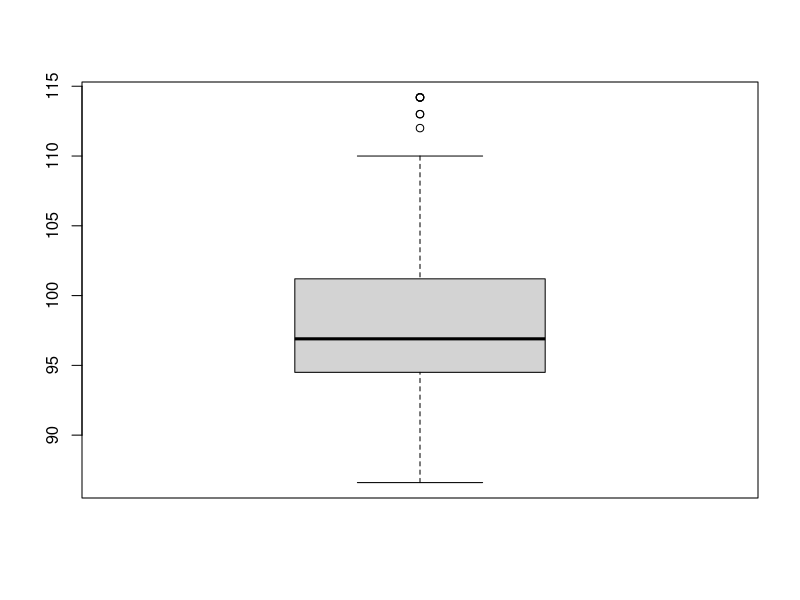
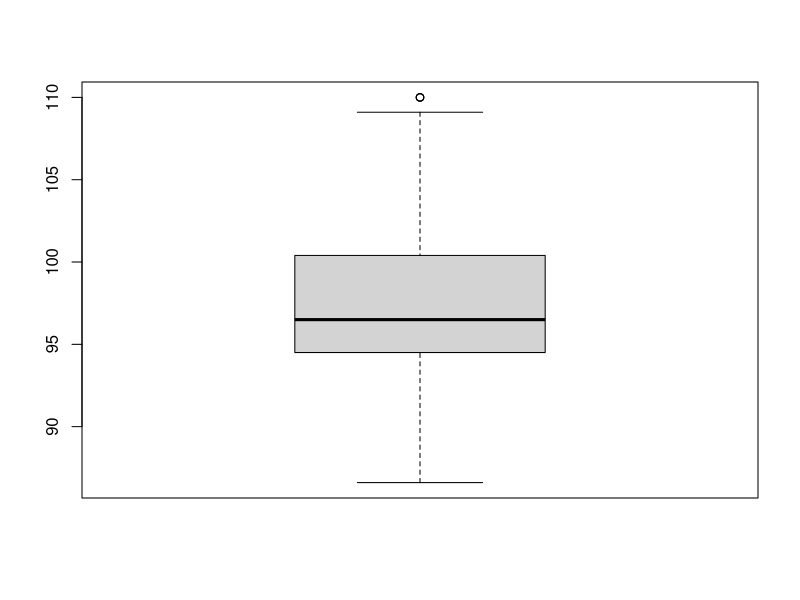
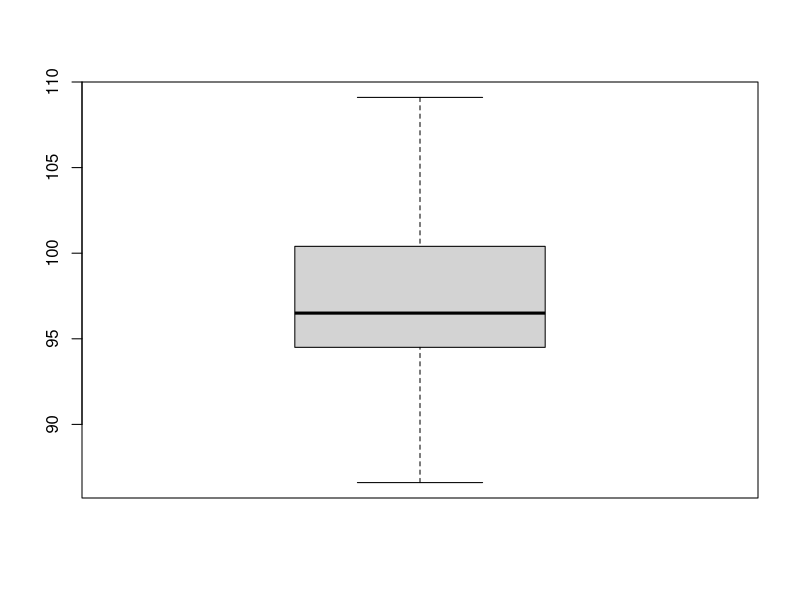
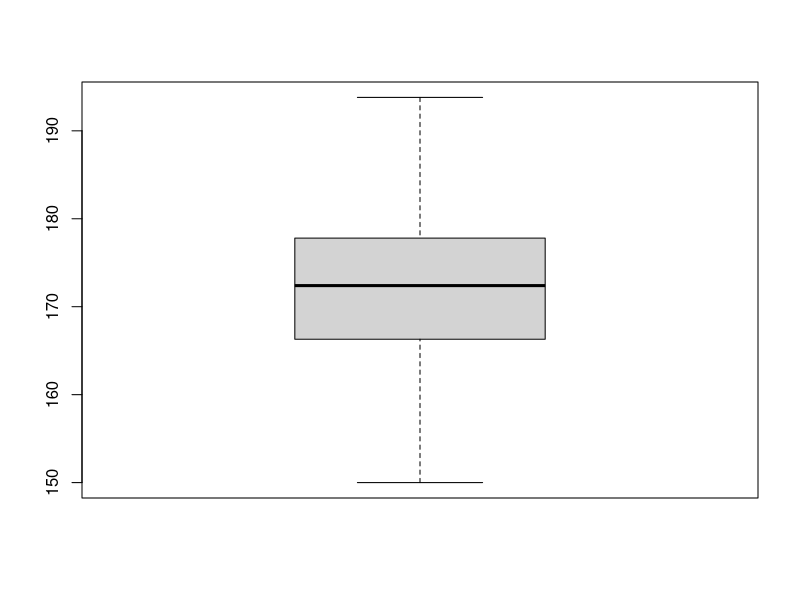
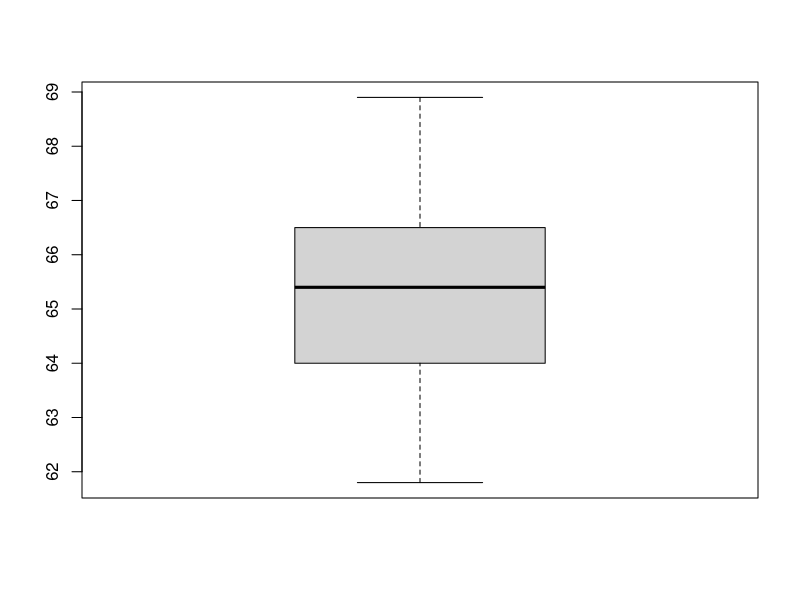
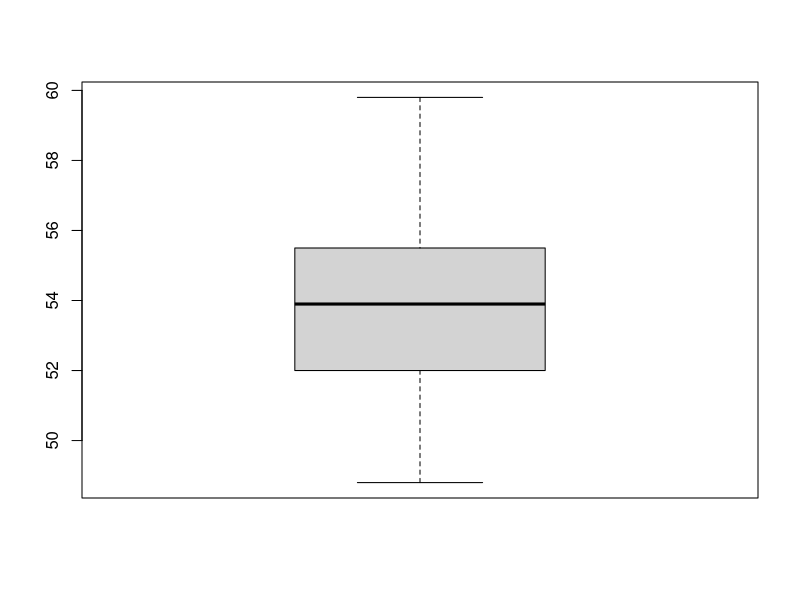
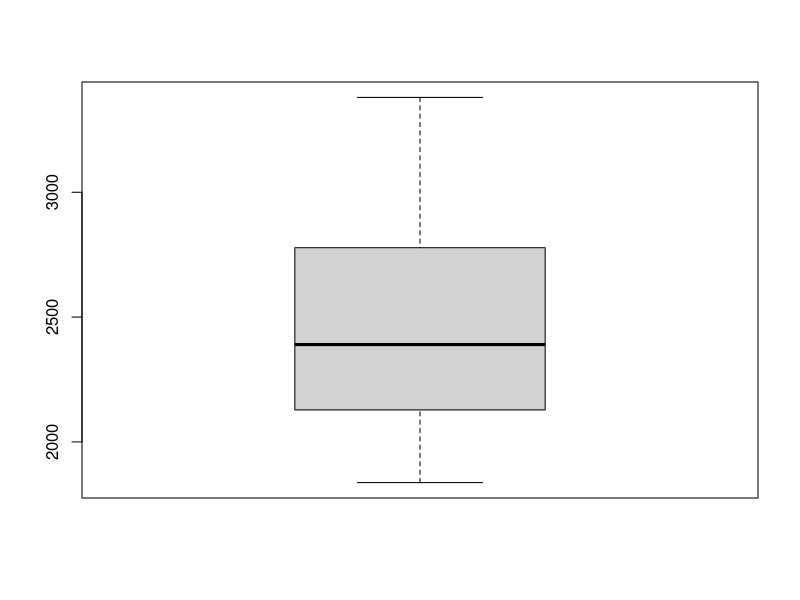
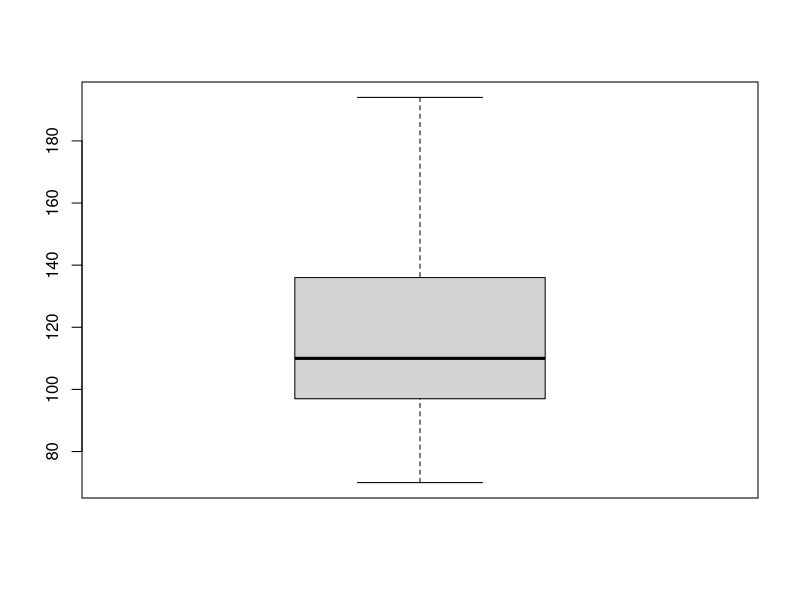

Recreate these plots in R, in order.
getwd()
setwd("C:/Users/engbi/OneDrive/Documents/GitHub/IT365/Week 6/Linear Regression using R")
car <- read.csv("CarPrice.csv")

wheelBP <- car
oWheel <- boxplot(wheelBP$wheelbase, plot = FALSE)$out
wheelBP <- wheelBP[-which(wheelBP$wheelbase %in% oWheel),]
png("NWheel.png")
boxplot(wheelBP$wheelbase)
oWheel <- boxplot(wheelBP$wheelbase, plot = FALSE)$out
wheelBP <- wheelBP[-which(wheelBP$wheelbase %in% oWheel),]
png("NWheel.png")
boxplot(wheelBP$wheelbase)
oWheel <- boxplot(wheelBP$wheelbase, plot = FALSE)$out
wheelBP <- wheelBP[-which(wheelBP$wheelbase %in% oWheel),]
png("NWheel.png")
boxplot(wheelBP$wheelbase)
dev.off()

OLength <- boxplot(wheelBP$carlength, plot = FALSE)$out
wheelBP <- wheelBP[-which(wheelBP$carlength %in% OLength),]
png("NLength.png")
boxplot(wheelBP$carlength)
dev.off()

OWidth <- boxplot(wheelBP$carwidth, plot = FALSE)$out
wheelBP <- wheelBP[-which(wheelBP$carwidth %in% OWidth),]
png("NWidth.png")
boxplot(wheelBP$carwidth)
dev.off()

png("OHeight.png")
boxplot(wheelBP$carheight)
dev.off()

png("OWeight.png")
boxplot(wheelBP$curbweight)
dev.off()

OSize <- boxplot(wheelBP$enginesize, plot = FALSE)$out
wheelBP <- wheelBP[-which(wheelBP$enginesize %in% OSize),]
png("NSize.png")
boxplot(wheelBP$enginesize)
dev.off()

png("ORatio.png")
boxplot(wheelBP$boreratio)
dev.off()

OStroke <- boxplot(wheelBP$stroke, plot = FALSE)$out
wheelBP <- wheelBP[-which(wheelBP$stroke %in% OStroke),]
png("NStroke.png")
boxplot(wheelBP$stroke)
OStroke <- boxplot(wheelBP$stroke, plot = FALSE)$out
wheelBP <- wheelBP[-which(wheelBP$stroke %in% OStroke),]
png("NStroke.png")
boxplot(wheelBP$stroke)
dev.off()

OCompress <- boxplot(wheelBP$compressionratio, plot = FALSE)$out
wheelBP <- wheelBP[-which(wheelBP$compressionratio %in% OCompress),]
png("NCompress.png")
boxplot(wheelBP$compressionratio)
OCompress <- boxplot(wheelBP$compressionratio, plot = FALSE)$out
wheelBP <- wheelBP[-which(wheelBP$compressionratio %in% OCompress),]
png("NCompress.png")
boxplot(wheelBP$compressionratio)
dev.off()

OHorsepower <- boxplot(wheelBP$horsepower, plot = FALSE)$out
wheelBP <- wheelBP[-which(wheelBP$horsepower %in% OHorsepower),]
png("NHorsepower.png")
boxplot(wheelBP$horsepower)
dev.off()

OPeak <- boxplot(wheelBP$peakrpm, plot = FALSE)$out
wheelBP <- wheelBP[-which(wheelBP$peakrpm %in% OPeak),]
png("NPeak.png")
boxplot(wheelBP$peakrpm)
dev.off()

png("NCity.png")
boxplot(wheelBP$citympg)
dev.off()

png("NHighway.png")
boxplot(wheelBP$highwaympg)
dev.off()

OPrice <- boxplot(wheelBP$price, plot = FALSE)$out
wheelBP <- wheelBP[-which(wheelBP$price %in% OPrice),]
png("NPrice.png")
boxplot(wheelBP$price)
OPrice <- boxplot(wheelBP$price, plot = FALSE)$out
wheelBP <- wheelBP[-which(wheelBP$price %in% OPrice),]
png("NPrice.png")
boxplot(wheelBP$price)
dev.off()

View(wheelBP)

regModel <- lm(wheelBP$price~wheelBP$wheelbase + wheelBP$stroke + wheelBP$horsepower + wheelBP$citympg)
summary(regModel)
